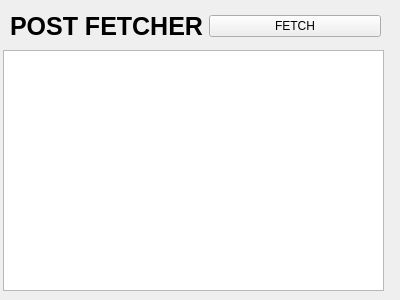
<?xml version="1.0" encoding="UTF-8"?>
<ui version="4.0">
 <class>Widget</class>
 <widget class="QWidget" name="Widget">
  <property name="geometry">
   <rect>
    <x>0</x>
    <y>0</y>
    <width>400</width>
    <height>300</height>
   </rect>
  </property>
  <property name="windowTitle">
   <string>Form</string>
  </property>
  <widget class="QTextEdit" name="textEdit">
   <property name="geometry">
    <rect>
     <x>3</x>
     <y>50</y>
     <width>381</width>
     <height>241</height>
    </rect>
   </property>
  </widget>
  <widget class="QWidget" name="">
   <property name="geometry">
    <rect>
     <x>10</x>
     <y>10</y>
     <width>371</width>
     <height>32</height>
    </rect>
   </property>
   <layout class="QHBoxLayout" name="horizontalLayout">
    <item>
     <widget class="QLabel" name="label">
      <property name="font">
       <font>
        <pointsize>19</pointsize>
        <weight>75</weight>
        <bold>true</bold>
       </font>
      </property>
      <property name="text">
       <string>POST FETCHER</string>
      </property>
     </widget>
    </item>
    <item>
     <widget class="QPushButton" name="fetch_button">
      <property name="text">
       <string>FETCH</string>
      </property>
     </widget>
    </item>
   </layout>
  </widget>
 </widget>
 <resources/>
 <connections/>
</ui>
